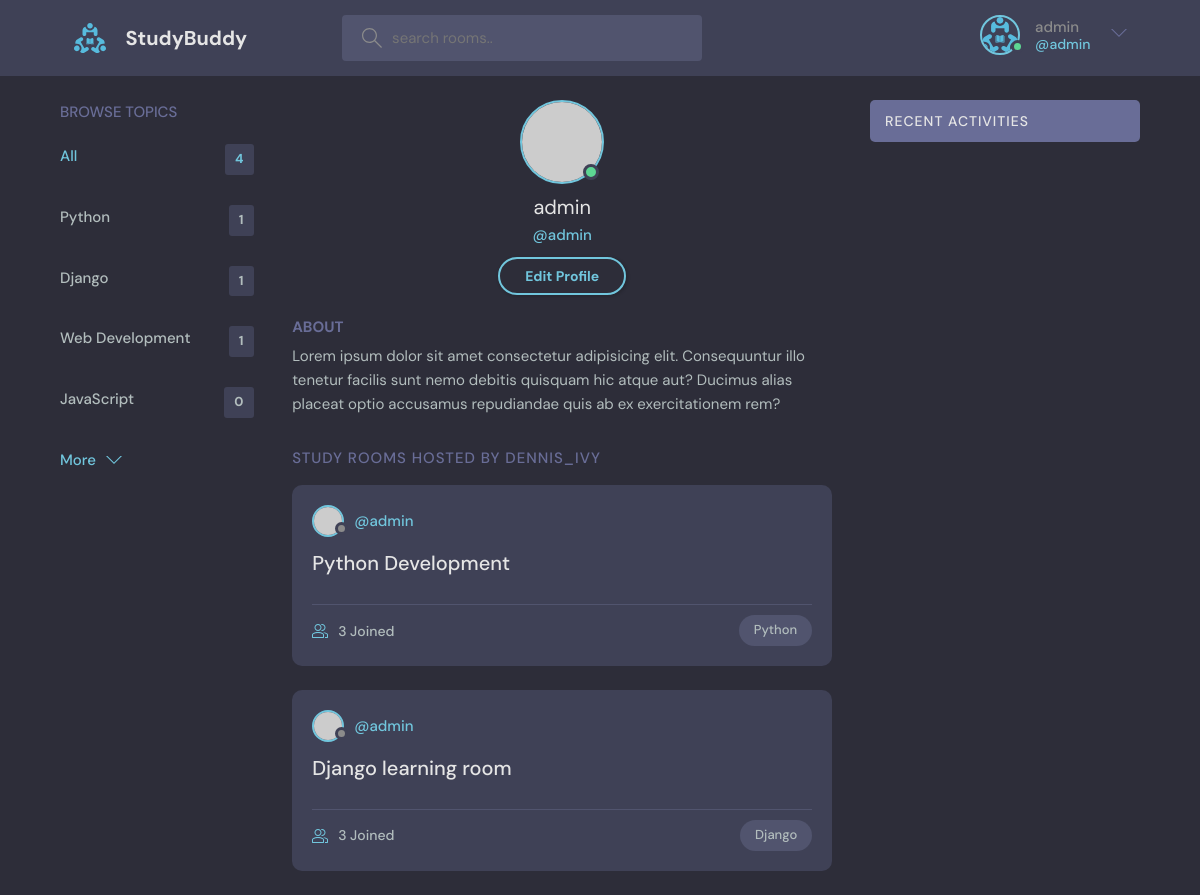
Page /profile/2/ (signed in) on the earlier database version.
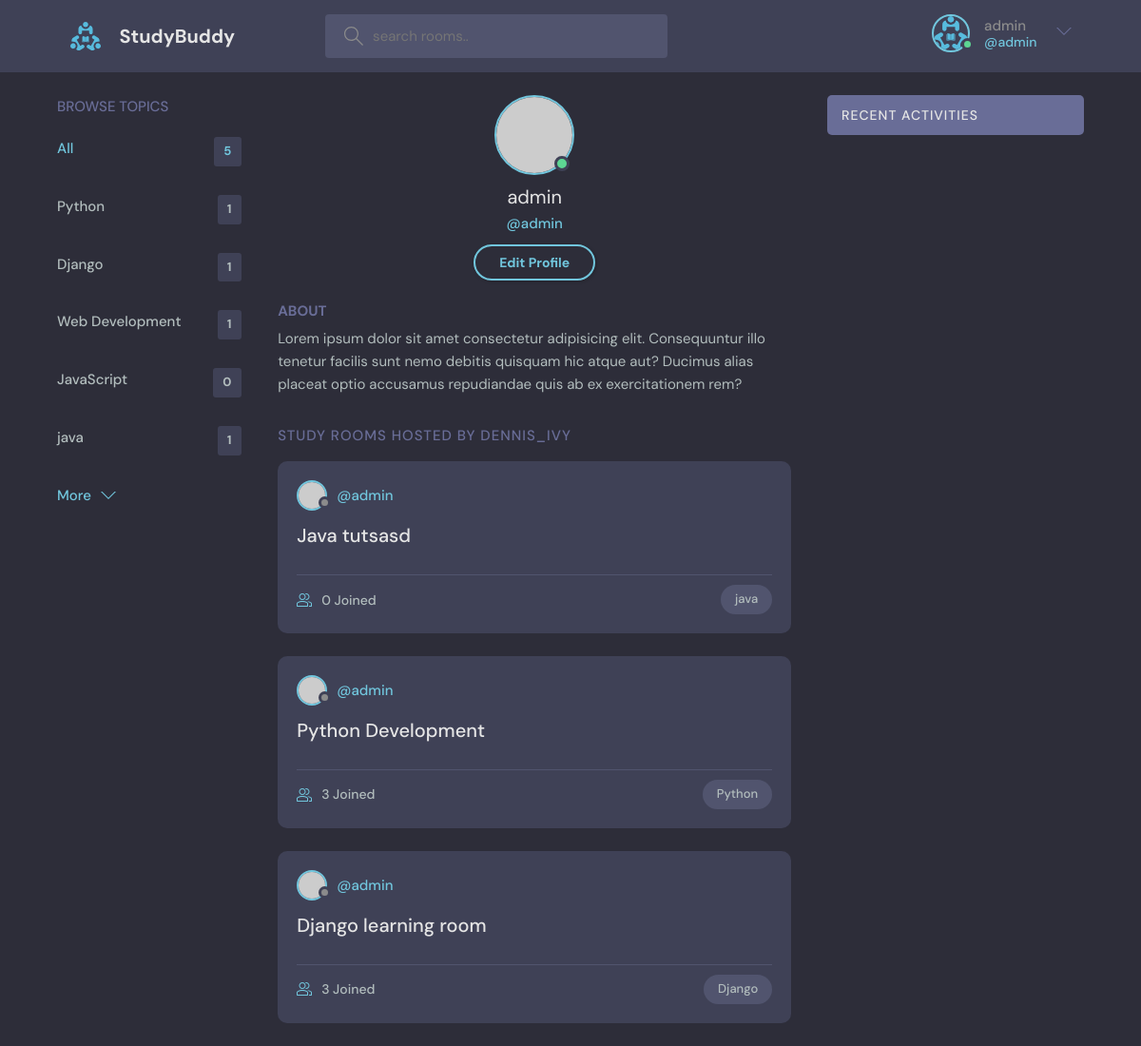
Same page on the later database version.
### base/models.py (models this page shows, shortened)
class Topic(models.Model):
    name = models.CharField(max_length=200)
    def __str__(self):
        return self.name

class Room(models.Model):
    host = models.ForeignKey(User, on_delete=models.SET_NULL, null=True)
    topic = models.ForeignKey(Topic, on_delete=models.SET_NULL, null=True, blank=True)
    name = models.CharField(max_length=255)
    description = models.TextField(null=True, blank=True)
    participants = models.ManyToManyField(User, related_name='participants', blank=True)
    updated = models.DateTimeField(auto_now=True)
    created = models.DateTimeField(auto_now_add=True)
    class Meta:
        ordering =['-updated', '-created']

### base/views.py (the view)
# urls.py: path('profile/<str:pk>/', views.profilePage, name="user-profile"),
@login_required(login_url='/login')
def profilePage(request, pk):
    user = User.objects.get(id=pk)
    rooms = user.room_set.all()
    room_messages = user.message_set.all()
    topics = Topic.objects.all()
    context={'user':user, 'rooms':rooms, 'room_messages':room_messages, 'topics':topics}
    return render(request, 'base/profile.html', context)

### base/templates/base/profile.html
{% extends 'main.html' %}
{% block content %}
  <main class="profile-page layout layout--3">
    <div class="container">
      {% include 'base/topics_component.html' %}
      <div class="roomList">
        <div class="profile">
          <div class="profile__avatar">
            <div class="avatar avatar--large active">
              <img src="https://randomuser.me/api/portraits/men/11.jpg" />
            </div>
          </div>
          <div class="profile__info">
            <h3>{{user.username}}</h3>
            <p>@{{user.username}}</p>
            {% if request.user == user%}
            <a href="{% url 'update-user' %}" class="btn btn--main btn--pill">Edit Profile</a>
            {% endif %}
          </div>
          <div class="profile__about">
            <h3>About</h3>
            <p>
              Lorem ipsum dolor sit amet consectetur adipisicing elit. Consequuntur illo tenetur
              facilis sunt nemo debitis quisquam hic atque aut? Ducimus alias placeat optio
              accusamus repudiandae quis ab ex exercitationem rem?
            </p>
          </div>
        </div>
        <div class="roomList__header">
          <div>
            <h2>Study Rooms Hosted by dennis_ivy</a>
            </h2>
          </div>
        </div>
        {% include 'base/feed_component.html' %}
      </div>
      {% include 'base/activity_component.html' %}
    </div>
  </main>
{% endblock content %}

### templates/main.html (shortened to what this page needs)
<!DOCTYPE html>
{% load static %}
<html lang="en">
  <head>
    <link rel="stylesheet" href="{% static 'styles/style.css' %}" />
  </head>
  <body>
    {% include 'navbar.html' %}
    {% block content %}
    {% endblock content %}
  </body>
</html>

### templates/navbar.html (shortened to what this page needs)
{% load static %}
<header class="header header--loggedIn">
    <div class="container">
      <a href="/" class="header__logo">
        <img src="{% static 'assets/logo.svg' %}" />
        <h1>StudyBuddy</h1>
      </a>
      <form class="header__search" method="GET" action="{% url 'home' %}">
        <label>
          <input type="text" name="q" placeholder="search rooms.." />
        </label>
      </form>
      <nav class="header__menu">
        {% if request.user.is_authenticated %}
        <div class="header__user">
          <a href="{% url 'update-user' %}">
            <div class="avatar avatar--medium active">
              <img src="{% static 'assets/logo.svg' %}" />
            </div>
            <p>{{request.user.username}}<span>@{{request.user.username}}</span></p>
          </a>
          <button class="dropdown-button">
            <svg version="1.1" xmlns="http://www.w3.org/2000/svg" width="32" height="32" viewBox="0 0 32 32">
              <title>chevron-down</title>
              <path d="M16 21l-13-13h-3l16 16 16-16h-3l-13 13z"></path>
            </svg>
          </button>
        </div>
        {% else %}
        <a href="{% url 'login' %}">
          <img src="{% static 'assets/avatar.svg' %}" />
          <p>Login</p>
        </a>
        {% endif %}
      </nav>
    </div>
  </header>

### base/templates/base/topics_component.html
<div class="topics">
    <div class="topics__header">
      <h2>Browse Topics</h2>
    </div>
    <ul class="topics__list">
        <li>
          <a href="{% url 'home' %}?q=" class="active">All <span>{{topics.count}}</span></a>
        </li>
        {% for topic in topics %}
      <li>
        <a href="{% url 'home' %}?q={{topic.name}}">{{topic}} <span>{{topic.room_set.all.count}}</span></a>
      </li>
      {% endfor %}
    </ul>
    <a class="btn btn--link" href="topics.html">
      More
      <svg version="1.1" xmlns="http://www.w3.org/2000/svg" width="32" height="32" viewBox="0 0 32 32">
        <title>chevron-down</title>
        <path d="M16 21l-13-13h-3l16 16 16-16h-3l-13 13z"></path>
      </svg>
    </a>
  </div>

### base/templates/base/feed_component.html (shortened to what this page needs)
{% for room in rooms %}
<div class="roomListRoom">
    <div class="roomListRoom__header">
      <a href="{% url 'user-profile' room.host.id %}" class="roomListRoom__author">
        <div class="avatar avatar--small">
          <img src="https://randomuser.me/api/portraits/women/11.jpg" />
        </div>
        <span>@{{room.host.username}}</span>
      </a>
    </div>
    <div class="roomListRoom__content">
      <a href="{% url 'room' room.id %}">{{room.name}}</a>
    </div>
    <div class="roomListRoom__meta">
      <a href="{% url 'room' room.id %}" class="roomListRoom__joined">
        {{room.participants.all.count}} Joined
      </a>
      <p class="roomListRoom__topic">{{room.topic.name}}</p>
    </div>
  </div>
  {% endfor %}

### base/templates/base/activity_component.html (shortened to what this page needs)
<div class="activities">
    <div class="activities__header">
      <h2>Recent Activities</h2>
    </div>
  </div>

Differences in the rows shown:
added Topic: name "java", room_set.all.count "1"
added Room: host.username "admin", name "Java tutsasd", participants.all.count "0", topic.name "java"
Other differences:
{{ topics.count }}: "4" → "5"
